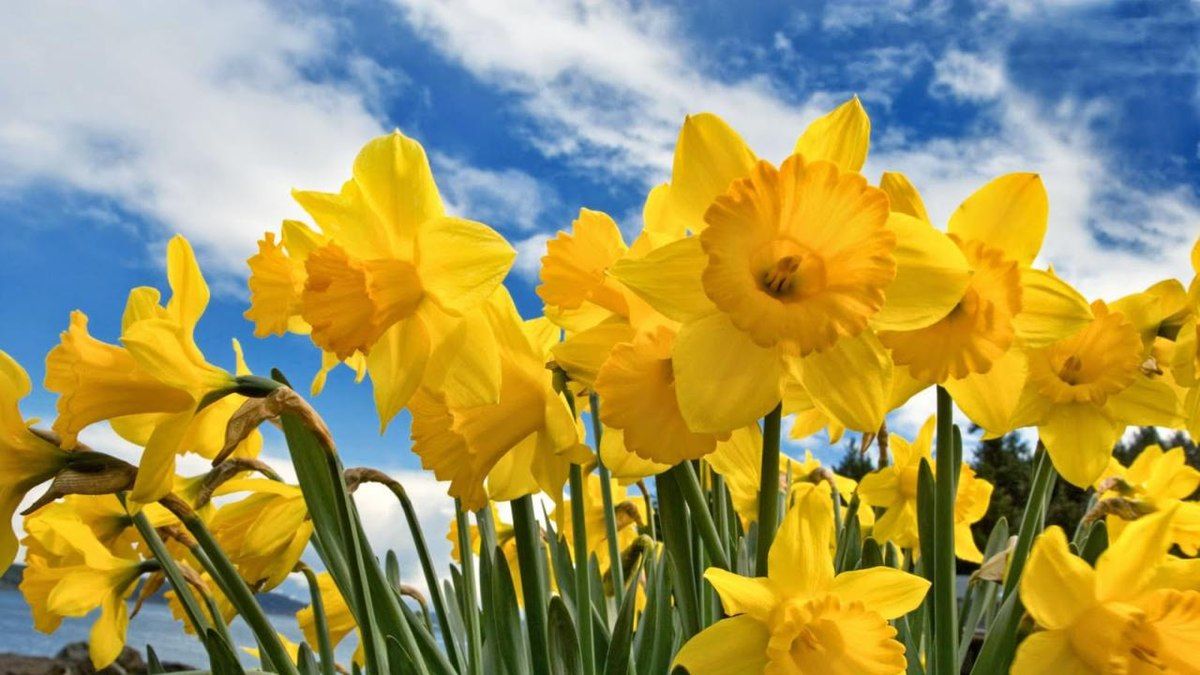
#> input picture TEMA 1/flores_amarillas.jpg, 1200 x 675 px
$ jupyter execute Cargar_imagen.ipynb
#> lines starting #> are read from the running program, lines starting #| are printed output that depends on the picture
[cell 1]
import cv2
import matplotlib.pyplot as plt

# 1️⃣ Cargar la imagen en escala de grises
imagen = cv2.imread('flores_amarillas.jpg', cv2.IMREAD_GRAYSCALE)
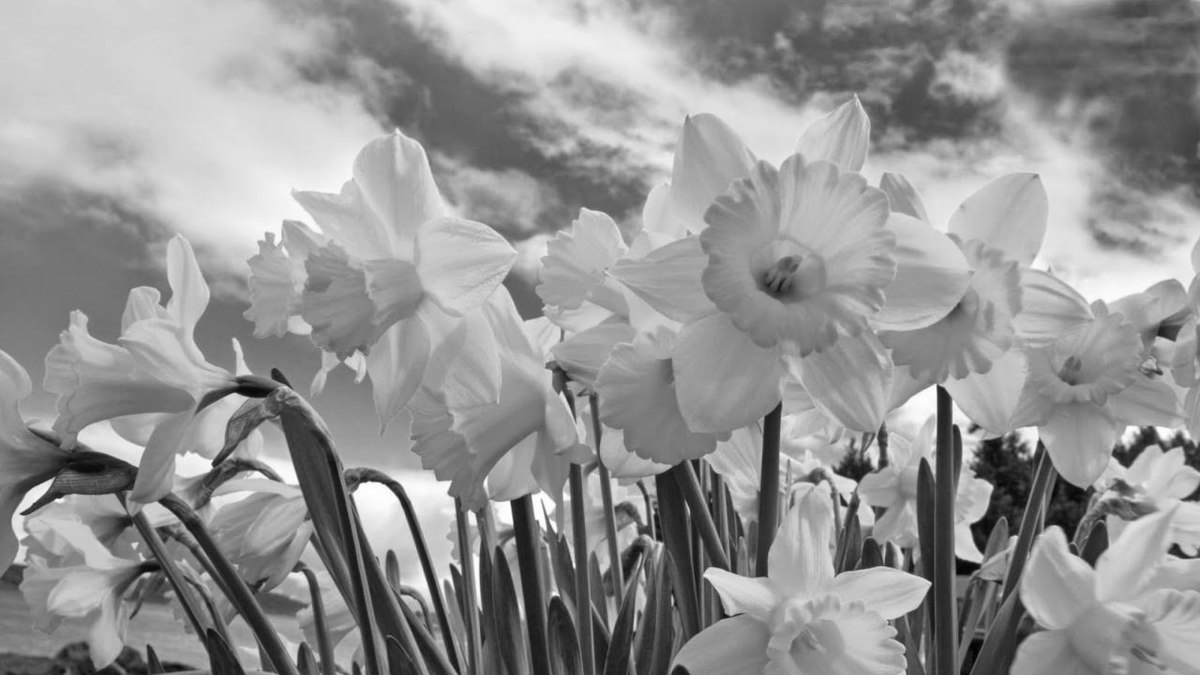
#> imagen: shape (675, 1200); min 0, max 255, mean 148.3

# 2️⃣ Ver el tipo de dato de la imagen
print(f"Tipo de dato de la imagen: {type(imagen)}")  # Tipo de la variable
#| Tipo de dato de la imagen: <class 'numpy.ndarray'>
print(f"Shape de la imagen: {imagen.shape}")  # Dimensiones (alto, ancho)
#| Shape de la imagen: (675, 1200)
print(f"Tipo de datos de los píxeles: {imagen.dtype}")  # Tipo de datos (normalmente uint8)
#| Tipo de datos de los píxeles: uint8

# 3️⃣ Visualizar la imagen con OpenCV
cv2.imshow('Imagen en Escala de Grises', imagen)
cv2.waitKey(0)  # Esperar a que se presione una tecla
cv2.destroyAllWindows()  # Cerrar la ventana

# 4️⃣ Visualizar la imagen con Matplotlib
plt.imshow(imagen, cmap='gray')  # cmap='gray' para respetar los tonos de gris
plt.axis('off')  # Ocultar ejes
plt.title("Imagen en Escala de Grises")  # Título opcional
plt.show()

[cell 2]
import cv2
import matplotlib.pyplot as plt

# 1️⃣ Cargar la imagen en color
imagen = cv2.imread('flores_amarillas.jpg')  # Se carga en formato BGR por defecto
#> imagen is the input picture: shape (675, 1200, 3); mean B, G, R 91.7, 151.9, 162.6

# 2️⃣ Separar los canales de la imagen
B, G, R = cv2.split(imagen)  # OpenCV usa BGR, no RGB
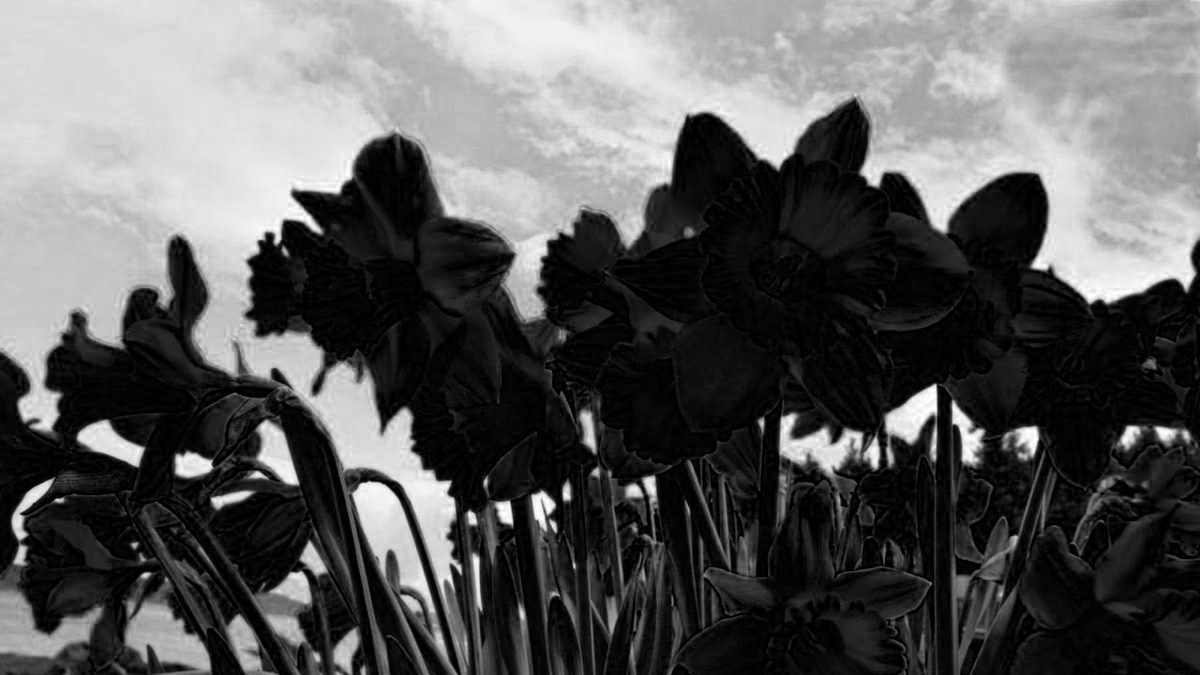
#> B: shape (675, 1200); min 0, max 255, mean 91.7
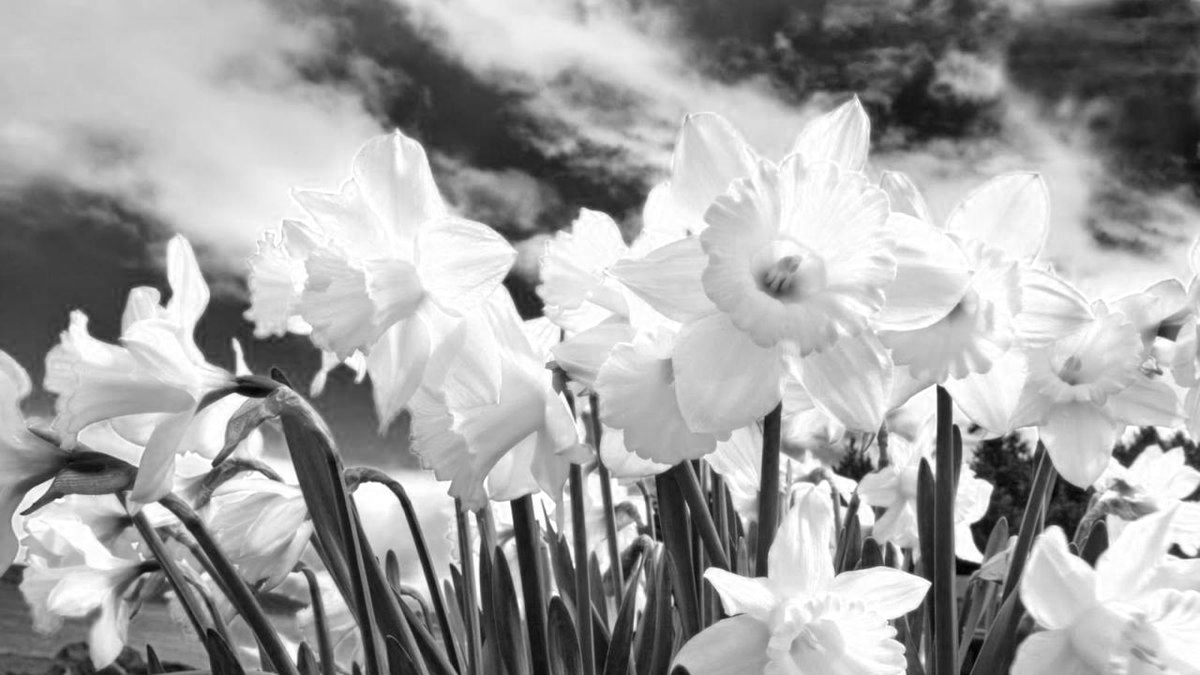
#> R: shape (675, 1200); min 0, max 255, mean 162.6

# 3️⃣ Visualizar los canales por separado con Matplotlib
fig, axs = plt.subplots(1, 4, figsize=(15, 5))

# Imagen original (Convertimos de BGR a RGB para que Matplotlib la muestre correctamente)
imagen_rgb = cv2.cvtColor(imagen, cv2.COLOR_BGR2RGB)
axs[0].imshow(imagen_rgb)
axs[0].set_title('Imagen Original (RGB)')
axs[0].axis('off')

# Canal Azul (B)
axs[1].imshow(B, cmap='Blues')
axs[1].set_title('Canal Azul (B)')
axs[1].axis('off')

# Canal Verde (G)
axs[2].imshow(G, cmap='Greens')
axs[2].set_title('Canal Verde (G)')
axs[2].axis('off')

# Canal Rojo (R)
axs[3].imshow(R, cmap='Reds')
axs[3].set_title('Canal Rojo (R)')
axs[3].axis('off')

plt.show()
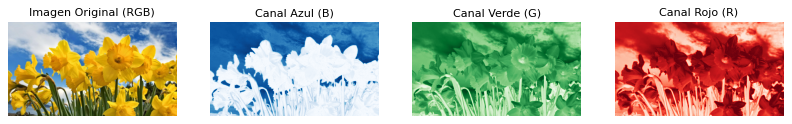
#> figure drawn by matplotlib, 4 panels

[cell 3]
import cv2
import numpy as np
import matplotlib.pyplot as plt

# 1️⃣ Cargar la imagen en color
imagen = cv2.imread('flores_amarillas.jpg')  # OpenCV carga en formato BGR

# 2️⃣ Separar los canales B, G, R
B, G, R = cv2.split(imagen)

# 3️⃣ Aplicar la fórmula manualmente para convertir a escala de grises
imagen_gris_manual = (0.299 * R + 0.587 * G + 0.114 * B).astype(np.uint8)

# 4️⃣ Convertir la imagen a escala de grises directamente con OpenCV
imagen_gris_opencv = cv2.cvtColor(imagen, cv2.COLOR_BGR2GRAY)

# 5️⃣ Comparar las dos imágenes
fig, axs = plt.subplots(1, 3, figsize=(15, 5))

# Imagen original en RGB
imagen_rgb = cv2.cvtColor(imagen, cv2.COLOR_BGR2RGB)
axs[0].imshow(imagen_rgb)
axs[0].set_title('Imagen Original (RGB)')
axs[0].axis('off')

# Imagen en escala de grises (Método Manual)
axs[1].imshow(imagen_gris_manual, cmap='gray')
axs[1].set_title('Escala de Grises - Método Manual')
axs[1].axis('off')

# Imagen en escala de grises (OpenCV)
axs[2].imshow(imagen_gris_opencv, cmap='gray')
axs[2].set_title('Escala de Grises - OpenCV')
axs[2].axis('off')

plt.show()

# 6️⃣ Comparar si las imágenes son iguales
iguales = np.array_equal(imagen_gris_manual, imagen_gris_opencv)
#> iguales = False
print(f"¿Las imágenes son iguales? {iguales}")
#| ¿Las imágenes son iguales? False

[cell 4]
import cv2
import numpy as np
import matplotlib.pyplot as plt

# 1️⃣ Cargar la imagen en escala de grises
imagen = cv2.imread('flores_amarillas.jpg', cv2.IMREAD_GRAYSCALE)

# 2️⃣ Calcular el histograma
histograma = cv2.calcHist([imagen], [0], None, [256], [0, 256])
#> histograma = 256 values, max 7148 at index 207, min 1 at index 0, mean 3164.1

# 3️⃣ Visualizar la imagen y su histograma
fig, axs = plt.subplots(1, 2, figsize=(12, 5))

# Mostrar la imagen en escala de grises
axs[0].imshow(imagen, cmap='gray')
axs[0].set_title('Imagen en Escala de Grises')
axs[0].axis('off')

# Mostrar el histograma
axs[1].plot(histograma, color='black')
axs[1].set_title('Histograma de Intensidad')
axs[1].set_xlabel('Valor de píxel')
axs[1].set_ylabel('Frecuencia')
axs[1].grid()

plt.show()
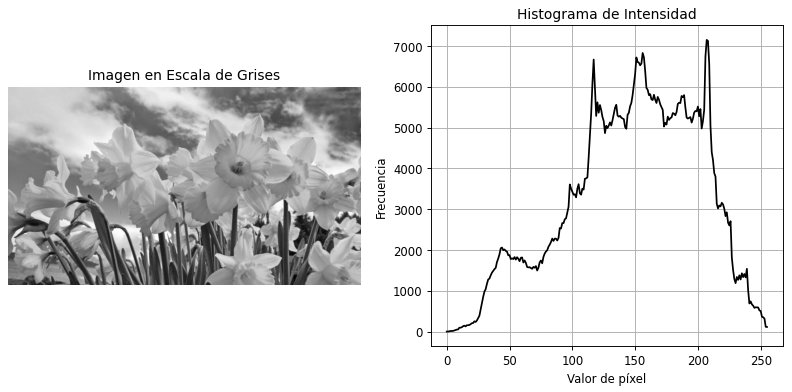
#> figure drawn by matplotlib, 2 panels; panel 2: curve peaks at x = 207, y = 7148

[cell 5]
import cv2
import numpy as np
import matplotlib.pyplot as plt

# 1️⃣ Cargar la imagen en escala de grises
imagen = cv2.imread('alto_contraste.jpeg', cv2.IMREAD_GRAYSCALE)
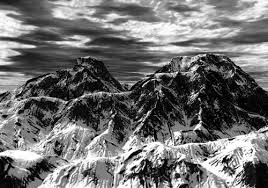
#> input picture TEMA 1/alto_contraste.jpeg, 268 x 188 px
#> imagen is the input picture: shape (188, 268); min 0, max 255, mean 112

# 2️⃣ Definir los parámetros de transformación
alpha = 155/255  # Factor de contraste (>1 aumenta contraste, <1 lo reduce)
beta = 100    # Factor de brillo (>0 aclara, <0 oscurece)

# 3️⃣ Aplicar la transformación lineal: T(r) = α * r + β
imagen_transformada = cv2.convertScaleAbs(imagen, alpha=alpha, beta=beta)
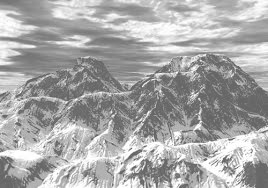
#> imagen_transformada: shape (188, 268); min 100, max 255, mean 168.1

# 4️⃣ Visualizar la imagen original y la transformada
fig, axs = plt.subplots(1, 2, figsize=(12, 5))

# Imagen original
axs[0].imshow(imagen, cmap='gray')
axs[0].set_title('Imagen Original')
axs[0].axis('off')

# Imagen transformada
axs[1].imshow(imagen_transformada, cmap='gray')
axs[1].set_title(f'Imagen Transformada (α={alpha}, β={beta})')
axs[1].axis('off')

plt.show()

[cell 6]
import cv2
import numpy as np
import matplotlib.pyplot as plt

# 1️⃣ Cargar la imagen en escala de grises
imagen = cv2.imread('imagen.jpg', cv2.IMREAD_GRAYSCALE)
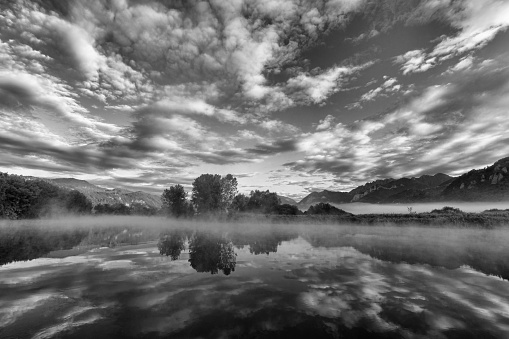
#> input picture TEMA 2/imagen.jpg, 509 x 339 px, found by its file name
#> imagen is the input picture: shape (339, 509); min 0, max 255, mean 114.5

# 2️⃣ Calcular la constante 'c' para normalizar la imagen a 255
c = 255 / np.log(1 + np.max(imagen))
#> c = 45.99

# 3️⃣ Aplicar la transformación logarítmica: T(r) = c * log(1 + r)
imagen_log = c * np.log(1 + imagen.astype(np.float32))
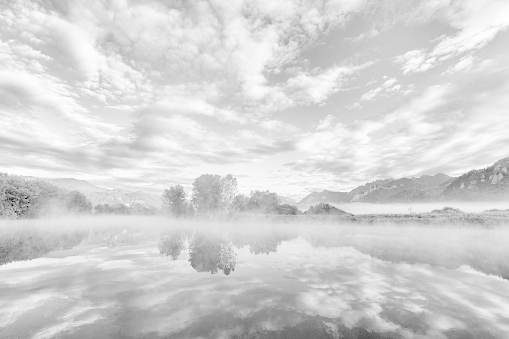
#> imagen_log: shape (339, 509) float32; min 0, max 255, mean 212.3

# 4️⃣ Normalizar la imagen y convertir a uint8
imagen_log = np.clip(imagen_log, 0, 255).astype(np.uint8)

# 5️⃣ Visualizar las imágenes
fig, axs = plt.subplots(1, 2, figsize=(12, 5))

# Imagen original
axs[0].imshow(imagen, cmap='gray')
axs[0].set_title('Imagen Original')
axs[0].axis('off')

# Imagen transformada
axs[1].imshow(imagen_log, cmap='gray')
axs[1].set_title('Transformación Logarítmica')
axs[1].axis('off')

plt.show()
